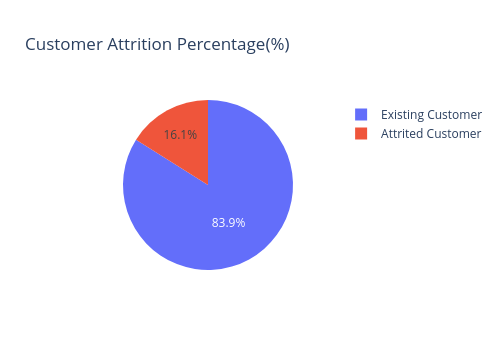

Notebook code cell kept with this figure:
### Code cell
fig= px.pie(
    Bank_Churners_df,
    names= 'Attrition_Flag',
    title=('Customer Attrition Percentage(%)'),
    width= 500,
    height= 350
)
fig.show()

### Figure 1 — Plotly figure (JSON) as saved in the notebook; plotly's stock layout.template omitted (floating-point values rounded to 4 significant figures; data arrays with more than 128 entries replaced by an {"elided": "..."} marker saying what was removed)
{"data": [{"domain": {"x": [0, 1], "y": [0, 1]}, "hovertemplate": "Attrition_Flag=%{label}<extra></extra>", "labels": {"elided": "10127 str values"}, "legendgroup": "", "name": "", "showlegend": true, "type": "pie"}], "layout": {"height": 350, "legend": {"tracegroupgap": 0}, "title": {"text": "Customer Attrition Percentage(%)"}, "width": 500}}
